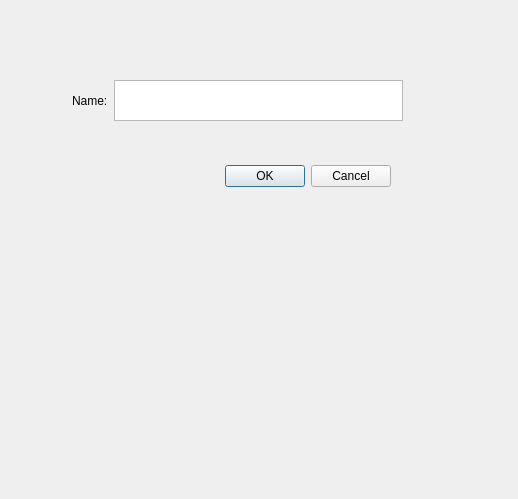
<?xml version="1.0" encoding="UTF-8"?>
<ui version="4.0">
 <class>HelloWorld</class>
 <widget class="QDialog" name="HelloWorld">
  <property name="geometry">
   <rect>
    <x>0</x>
    <y>0</y>
    <width>518</width>
    <height>499</height>
   </rect>
  </property>
  <property name="windowTitle">
   <string>Dialog</string>
  </property>
  <widget class="QDialogButtonBox" name="buttonBox">
   <property name="geometry">
    <rect>
     <x>50</x>
     <y>160</y>
     <width>341</width>
     <height>32</height>
    </rect>
   </property>
   <property name="orientation">
    <enum>Qt::Horizontal</enum>
   </property>
   <property name="standardButtons">
    <set>QDialogButtonBox::Cancel|QDialogButtonBox::Ok</set>
   </property>
  </widget>
  <widget class="QWidget" name="">
   <property name="geometry">
    <rect>
     <x>72</x>
     <y>80</y>
     <width>331</width>
     <height>41</height>
    </rect>
   </property>
   <layout class="QHBoxLayout" name="horizontalLayout">
    <item>
     <widget class="QLabel" name="label">
      <property name="text">
       <string>Name:</string>
      </property>
      <property name="buddy">
       <cstring>textEdit_2</cstring>
      </property>
     </widget>
    </item>
    <item>
     <widget class="QTextEdit" name="textEdit_2"/>
    </item>
   </layout>
  </widget>
 </widget>
 <tabstops>
  <tabstop>textEdit_2</tabstop>
 </tabstops>
 <resources/>
 <connections>
  <connection>
   <sender>buttonBox</sender>
   <signal>accepted()</signal>
   <receiver>HelloWorld</receiver>
   <slot>accept()</slot>
   <hints>
    <hint type="sourcelabel">
     <x>268</x>
     <y>174</y>
    </hint>
    <hint type="destinationlabel">
     <x>157</x>
     <y>274</y>
    </hint>
   </hints>
  </connection>
  <connection>
   <sender>buttonBox</sender>
   <signal>clicked(QAbstractButton*)</signal>
   <receiver>HelloWorld</receiver>
   <slot>close()</slot>
   <hints>
    <hint type="sourcelabel">
     <x>336</x>
     <y>180</y>
    </hint>
    <hint type="destinationlabel">
     <x>286</x>
     <y>274</y>
    </hint>
   </hints>
  </connection>
 </connections>
</ui>
